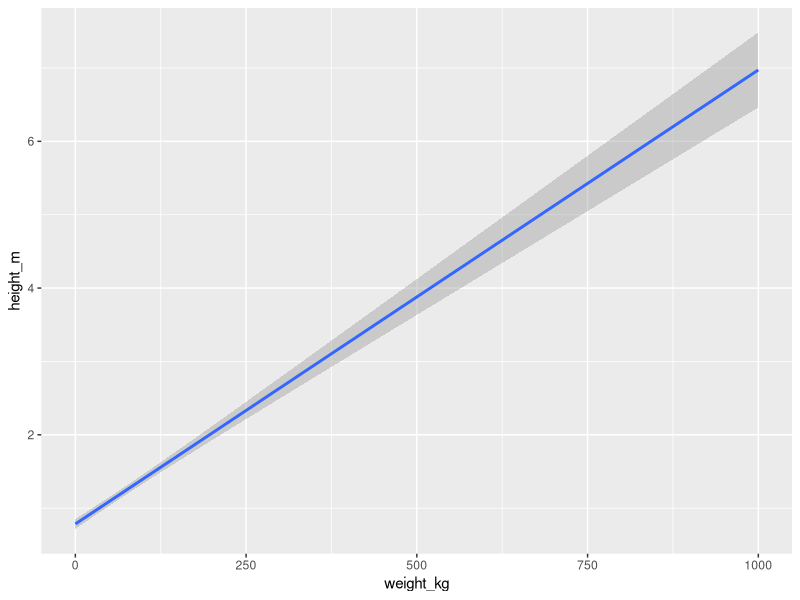

This chart was generated by the following R code:
## ---- chunk 1
library(tidyverse)
library(readxl)
data <- read_excel("pokemon.xlsx")
view(data)

## ---- chunk 2
data%>% ggplot(aes(y = height_m, x = weight_kg))+
  geom_smooth(method = 'lm')
